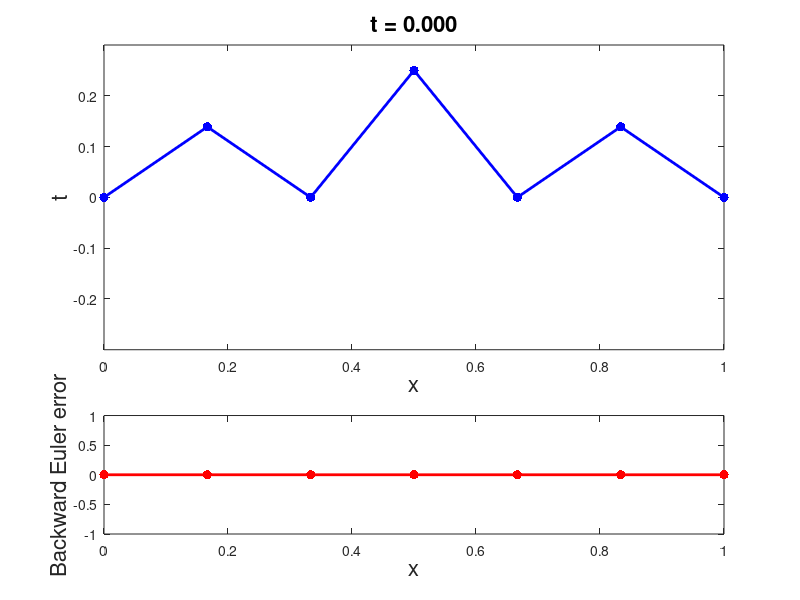
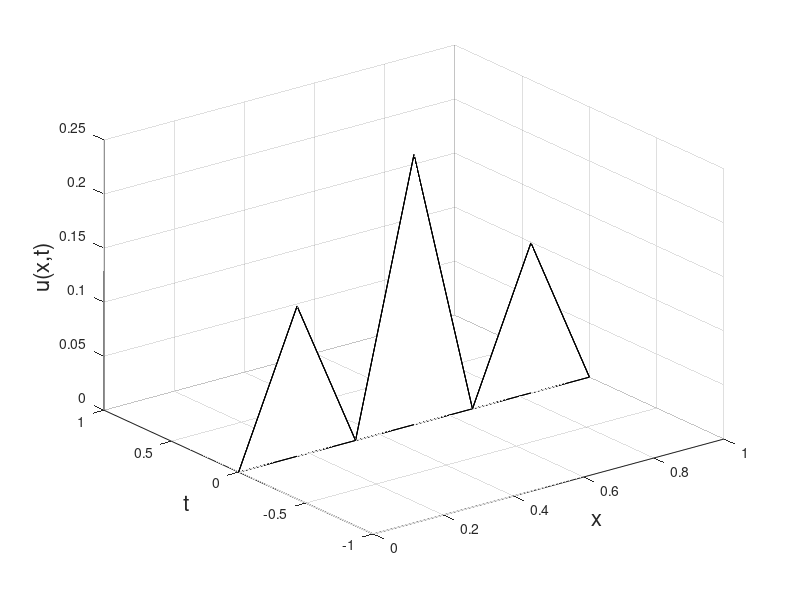

Source code (MATLAB) for these figures, in order: (Note: this script raises an error after producing the figures.)
% Demo of solving the wave equation u_tt = u_xx
% with u(0,t) = u(1,t) = 0, with u(x,0) = u0(x)
% and zero initial velocity, using the finite element
% method in space, and the Backward Euler method in time.

 n = input('Enter n: ');
 dt = input('Enter dt: ');
 h = 1/(n+1);
 x = h*[1:n]';

% build mass and stiffness matrices
 M=sparse(n,n);
 M=M+sparse(1:n-1,2:n,h/6,n,n);
 M=M+M.';
 M=M+sparse(1:n,1:n,2*h/3,n,n);
 
 K=sparse(n,n);
 K=K+sparse(1:n-1,2:n,-1/h,n,n);
 K=K+K.';
 K=K+sparse(1:n,1:n,2/h,n,n);

% initial condition
 u0 = (x-x.^2).*sin(3*pi*x).^2;
 v0 = zeros(size(x));

% initial value of coefficients in u_n(x,t) = sum alf_k(t) phi_k(x)
 alf0  = u0;
 beta0 = v0;

 tvec = [0:dt:4];
 
 MinvK = M\K;
 A = [zeros(n) eye(n); -MinvK zeros(n)];
 U0 = [alf0;beta0];
 UU = zeros(length(tvec),length(x)+2);
 UUe = zeros(length(tvec),length(x)+2);
 normUUe = zeros(1,length(tvec));

 for m=1:length(tvec)
    figure(1), clf
    t = tvec(m);
    U = expm(A*t)*U0;     % compute exact solution in time
    if m==1, Ue = U0;
    else,    Ue = (eye(2*n)-dt*A)\Ue;    % backward Euler
    end
    UU(m,:) = [0 U(1:n)' 0];
    UUe(m,:) = [0 Ue(1:n)' 0];
    subplot(3,1,1:2)
    plot([0;x;1], [0;Ue(1:n);0],'b.-','linewidth',2,'markersize',20);
    xlabel('x','fontsize',16)
    ylabel('t','fontsize',16)
    title(sprintf('t = %5.3f',t),'fontsize',16)
    axis([0 1 -.3 .3])
    subplot(3,1,3)
    plot([0;x;1], abs([0;Ue(1:n)-U(1:n);0]),'r.-','linewidth',2,'markersize',20);
    ylabel('Backward Euler error','fontsize',16)
    xlabel('x','fontsize',16)
    drawnow
    if m==1, input('hit return to start\n'), else, pause(0.02), end
    normUUe(m)=sqrt(sum(UUe(m,:).*UUe(m,:)));
 end

 figure(2), clf
 plt= waterfall([0;x;1],tvec,UUe);
 set(plt,'edgecolor','k')       % make the lines black
 xlabel('x','fontsize',16)
 ylabel('t','fontsize',16)
 zlabel('u(x,t)','fontsize',16)
 ylim([min(tvec) max(tvec)])
 title('Backward Euler', 'fontsize', 16)

 figure(3), clf
 plt= waterfall([0;x;1],tvec,abs(UUe-UU));
 set(plt,'edgecolor','k')       % make the lines black
 xlabel('x','fontsize',16)
 ylabel('t','fontsize',16)
 zlabel('u(x,t)','fontsize',16)
 ylim([min(tvec) max(tvec)])
 title('Backward Euler Error', 'fontsize', 16)

 figure(4), clf
 semilogy(1:length(tvec),normUUe)
 xlabel('m','fontsize',16)
 ylabel('$\|\alpha^{(m)}\|$','interpreter','latex','fontsize',16)
